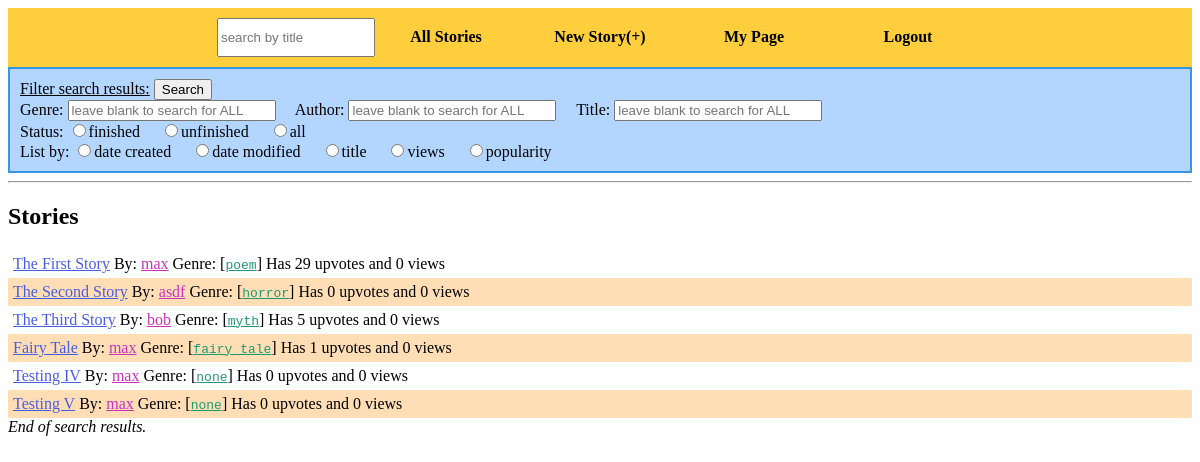
The page /stories on the database its author committed.
### tables this page shows
CREATE TABLE stories (title TEXT, creator TEXT, id INTERGER PRIMARY KEY, genre TEXT, word_limit INTEGER, cooldown INTEGER, contributions INTEGER, finished BOOLEAN, likes INTEGER, views INTEGER);

### ourStory.py (the view)
@app.route('/stories')
def stories_route():
    return render_template("list.html", page_title="Stories", listStories=search.getAllStories())

### util/search.py (called while the page is built)
def getAllStories():
    db = sqlite3.connect(db_name)
    c = db.cursor()
    list_of_tuples = c.execute("SELECT id, title, creator, genre, finished, likes, views, contributions FROM stories;").fetchall()
    list_of_stories = []
    for story in list_of_tuples:
        story = tuple_to_dictionary(story, ['id', 'title', 'author', 'genre', 'finished', 'popularity', 'views', 'contributions'])
        story["modified"] = c.execute("SELECT timestamp FROM story_0;").fetchall()[-1][0]
        list_of_stories.append(story)
    db.close()
    return list_of_stories

def tuple_to_dictionary(tuuple, list_of_keys):
    d = {} #the dictionary
    index = 0 #the column index
    while index < len(tuuple):
        d[ list_of_keys[index] ] = tuuple[index]
        index += 1
    return d

### templates/list.html (shortened to what this page needs)
{% extends "base.html" %}
{% block body %}
<div class="form">
    <form method="GET" action="/search">
        <u>Filter search results:</u> <input type="submit" value="Search"> <br>
        Genre: <input type="text" name="genre" placeholder="leave blank to search for ALL">&nbsp;&nbsp;&nbsp;&nbsp;
        Author: <input type="text" name="by" placeholder="leave blank to search for ALL">&nbsp;&nbsp;&nbsp;&nbsp;
        Title: <input type="text" name="q" placeholder="leave blank to search for ALL"><br>
        Status: <input type="radio" name="status" value="finished">finished&nbsp;&nbsp;&nbsp;&nbsp; <input type="radio" name="status" value="unfinished">unfinished&nbsp;&nbsp;&nbsp;&nbsp; <input type="radio" name="status" value="all">all<br>
        List by: <input type="radio" name="sort" value="c">date created&nbsp;&nbsp;&nbsp;&nbsp; <input type="radio" name="sort" value="d">date modified&nbsp;&nbsp;&nbsp;&nbsp; <input type="radio" name="sort" value="a">title&nbsp;&nbsp;&nbsp;&nbsp; <input type="radio" name="sort" value="v">views&nbsp;&nbsp;&nbsp;&nbsp; <input type="radio" name="sort" value="p">popularity<br>
    </form>
</div>
<div id="results">
    <hr/>
    <h2>Stories</h2>
    <div id="stories" class="list">
    {% for story in listStories %}
        {% set id = story["id"] %}
        {% set who = story["author"] %}
        {% set genre = story["genre"] %}
        <div>
        <a class="storyLink" href="/story?id={{id}}">{{ story["title"] }}</a>
        By: <a class="userLink" href="/user?id={{who}}">{{ who }}</a>
        Genre: [<a class="genre" href="/search?genre={{genre}}">{{ genre }}</a>]
        Has {{ story["popularity"] }} upvotes and {{ story["views"] }} views
        </div>
    {% endfor %}
    <i>End of search results.</i>
    </div>
</div>
{% endblock %}

### templates/base.html (shortened to what this page needs)
<!DOCTYPE html>
<html>
<head>
    <link rel="stylesheet" type="text/css" href="/static/storyStylesheet.css">
</head>
<body>
    <div id="menu_container">
        <ul>
	    <li><form method="GET" action="/search"><input type="text" name="q" placeholder="search by title"></form></li>
	    <li><a href="/stories">All Stories</a></li>
	    <li><a href="/create">New Story(+)</a></li>
	    <li><a href="/user">My Page</a></li>
	    <li><a href="/logout">Logout</a></li>
	</ul>
    </div>
    {% block body %}
    {% endblock %}
</body>
</html>

### static/storyStylesheet.css (style rules this page uses)
form { padding: none; margin: 0; }
div.form { border-color: #3696E3; border-style: solid; border-width: 2px; background-color: #B2D6FF; padding: 10px; }
div.form input[type=text] { width: 200px; }
a.storyLink { color: #495DDE; font-family: 'Georgia', serif; }
a.userLink { color: #CA32BA; }
.genre { font-family: monospace; color: #20996F; }
div.list div:nth-child(even) { background-color: #FFDEB6; }
div.list div { padding: 5px; }

### templates/base.html (style rules this page uses)
#menu_container { top: 0px; text-align: center; background-color: #FFCE3C; padding: 0px; }
#menu_container ul { list-style-type: none; display: inline-block; padding: 0px; margin: 0px; }
#menu_container li { display: inline-block; }
#menu_container li * { display: inline-block; width: 150px; padding-top: 10px; padding-bottom: 10px; }
#menu_container li a { text-align: center; text-decoration: none; color: black; font-weight: bold; }

### rows shown on the page
stories: title "The First Story", listStories "max", listStories "poem"
stories: title "The Second Story", listStories "asdf", listStories "horror"
stories: title "The Third Story", listStories "bob", listStories "myth"
stories: title "Fairy Tale", listStories "max", listStories "fairy_tale"
stories: title "Testing IV", listStories "max", listStories "none"
stories: title "Testing V", listStories "max", listStories "none"

### other values the page prints
{{ story["popularity"] }} "29" "0" "5" "1" "0" "0"
{{ story["views"] }} "0" "0" "0" "0" "0" "0"
